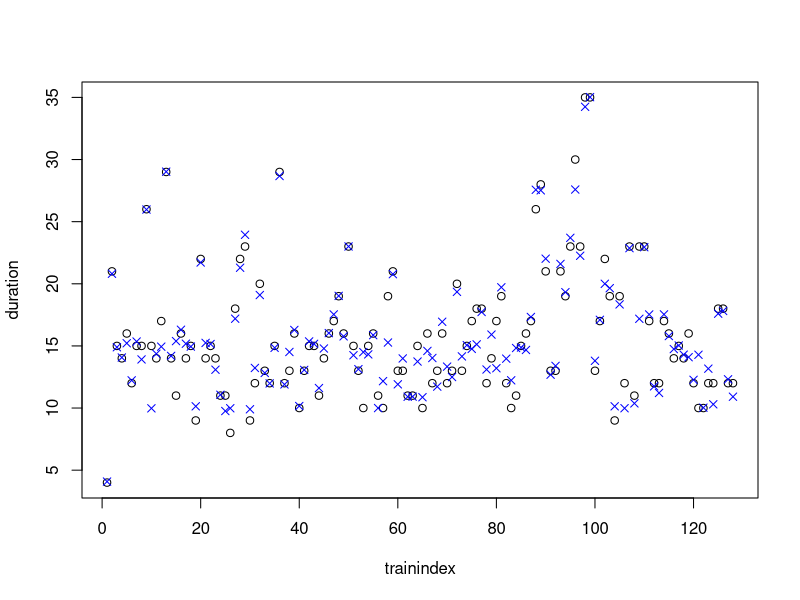
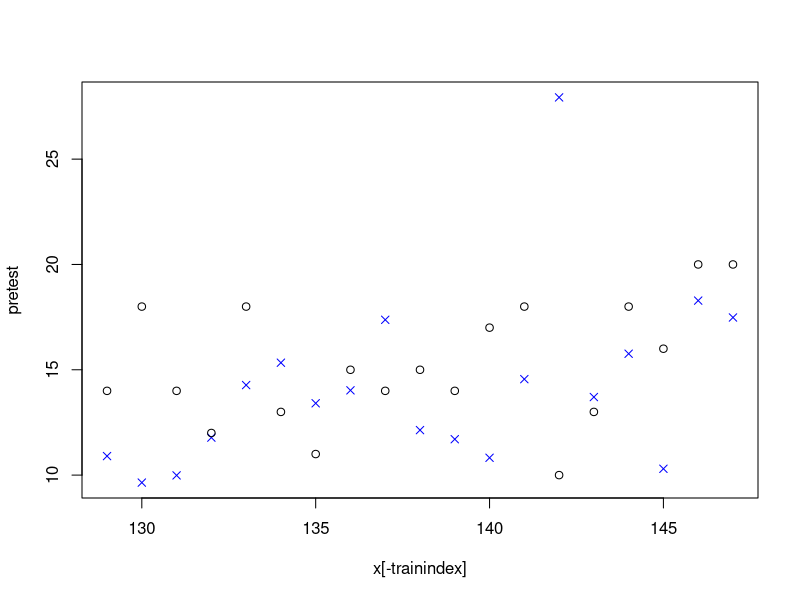

Reproduce these figures in R, in order.

library(nnet);  #  
library(mlbench); 
test.cl=function(true,pred)
  {
  true<-max.col(true);
  cres=max.col(pred);
  table(true,cres)
  };  
 # load the data 
  df<-read.csv("final_data.csv",header=T);
  df1<-data.frame(df$Horizontal_depth,df$Vertical_depth,df$normalized_E,df$duration,df$conductor,df$surface,df$intermediate,df$liner_length,df$year);
  dftrain<-data.frame(df$Horizontal_depth,df$Vertical_depth,df$normalized_E,df$conductor,df$surface,df$intermediate,df$liner_length,df$year);
  dfpredict<-data.frame(df$duration);
  n=length(df1[,1]);
  x=1:n;
  set.seed(1);
  normdftrain<-scale(dftrain);
  normdfpredict<-scale(dfpredict)
  trainindex<-1:128;
  netmodel<-nnet(normdftrain[trainindex,],dfpredict[trainindex,],size=10,decay=0.01,maxit=1000,trace=F,linout=T);
  pretrain<-predict(netmodel,normdftrain[trainindex,]);
  pretest<-predict(netmodel,normdftrain[-trainindex,]);
  plot(trainindex,dfpredict[trainindex,],ylab="duration");
  points(trainindex,pretrain,col="blue",pch=4);
  plot(x[-trainindex],pretest,col="blue",pch=4);
  points(x[-trainindex],dfpredict[-trainindex,]);
  #fit1<-lm(dfpredict[])
  error<-sqrt(mean((dfpredict[-trainindex,]-pretest)^2))
  relerror1<-mean(abs(dfpredict[-trainindex,]-pretest)/dfpredict[-trainindex,])
  #fit2<-lm(dfpredict[-trainindex,] ~ pretest) 
  #plot(fit2)
  #summary(fit2) 
  
  #test.cl(normdfpredict[trainindex,],pretrain);
  #test.cl(normdfpredict[-trainindex,],pretest);
  #plot(df$Horizontal_depth,df$duration)
  #plot(df$Horizontal_depth,df$duration)
 # plot(df$Vertical_depth,df$duration)
  #plot(df$normalized_E,df$duration)
  